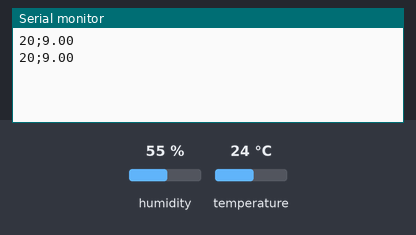
The sketch below on a simulated Arduino Uno, built with avr-gcc and run on an emulated ATmega328P. Shown: the last lines printed to the serial monitor. The inputs (shaded band) are chosen by the test bench; at power-on: humidity 55 %, temperature 24 °C.

Above: at 4.8 s.
4.9 s: humidity set to 22 %
At 8.4 s:
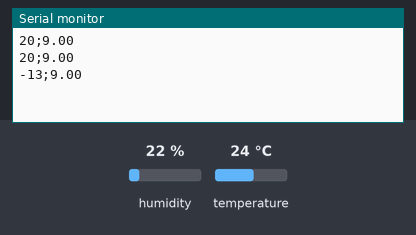
9.9 s: temperature set to 12 °C
At 13.5 s:
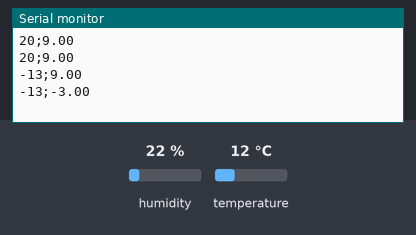
14.9 s: humidity set to 40 %
At 17.4 s:
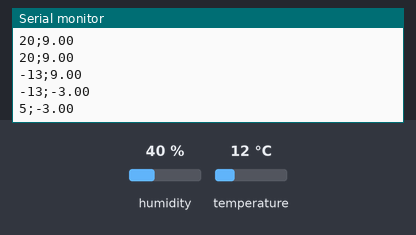
Timing chart, 0 to 18.9 s (numbered marks = the images above; inputs shaded):
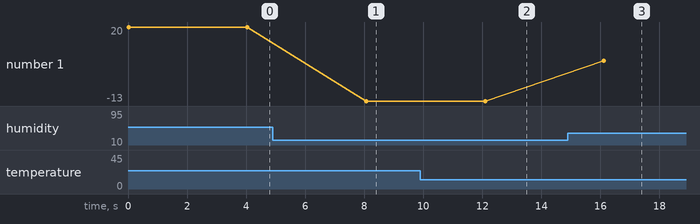

Measured:
- after the input at 4.9 s, the serial monitor: prints a new line after 3.2 s (image 1)
- after the input at 9.9 s, the serial monitor: prints a new line after 2.2 s (image 2)
- after the input at 14.9 s, the serial monitor: prints a new line after 1.2 s (image 3)
- plotted number 1: 20 → -13 after the input at 4.9 s, -13 → 5 after the input at 14.9 s

The sketch:

arduino-sprint2.ino
```cpp
// Grupo 3 - LOFHEL - codigo modificado para usar com a api
#include "DHT.h" // adiciona a biblioteca DHT.h ao código

#define TIPO_SENSOR DHT11 // define o tipo de sensor
const int PINO_SENSOR_DHT11 = A3; // define em qual pino o sensor está ligado

DHT sensorDHT(PINO_SENSOR_DHT11, TIPO_SENSOR); // cria um objeto do sensor DHT11

void setup() {
  Serial.begin(9600); // define a velocidade de transmissão
  sensorDHT.begin(); // inicia o sensor para capturar dados
}

void loop() {
  int umidade = sensorDHT.readHumidity() - 35; // variável que recebe os valores da umidade
  float temperatura = sensorDHT.readTemperature() - 15; // variável que recebe os valores da temperatura

  if (isnan(temperatura) || isnan(umidade)) {
    Serial.println("Erro ao ler os dados do sensor");
  } // Emite um alerta ao não coseguir capturar dados

  else {
    // Label de umidade
    Serial.print(umidade);
    Serial.print(";");
    // Label de temperatura
    Serial.println(temperatura);
  }

  delay(4000); // delay de 0.5s para captura de dados

}
```
